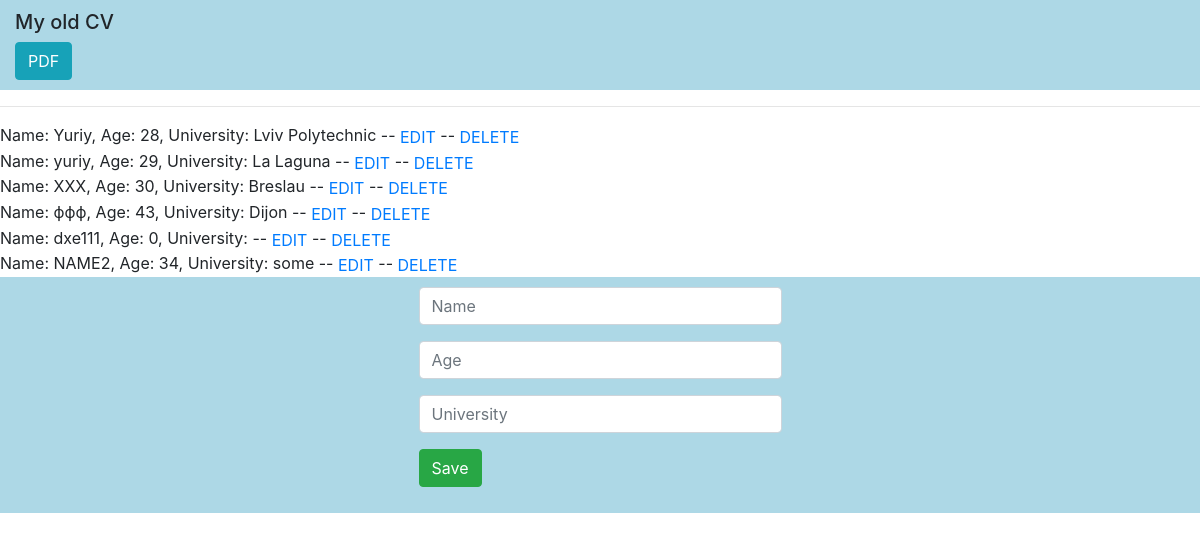
Before: / with the older database file.
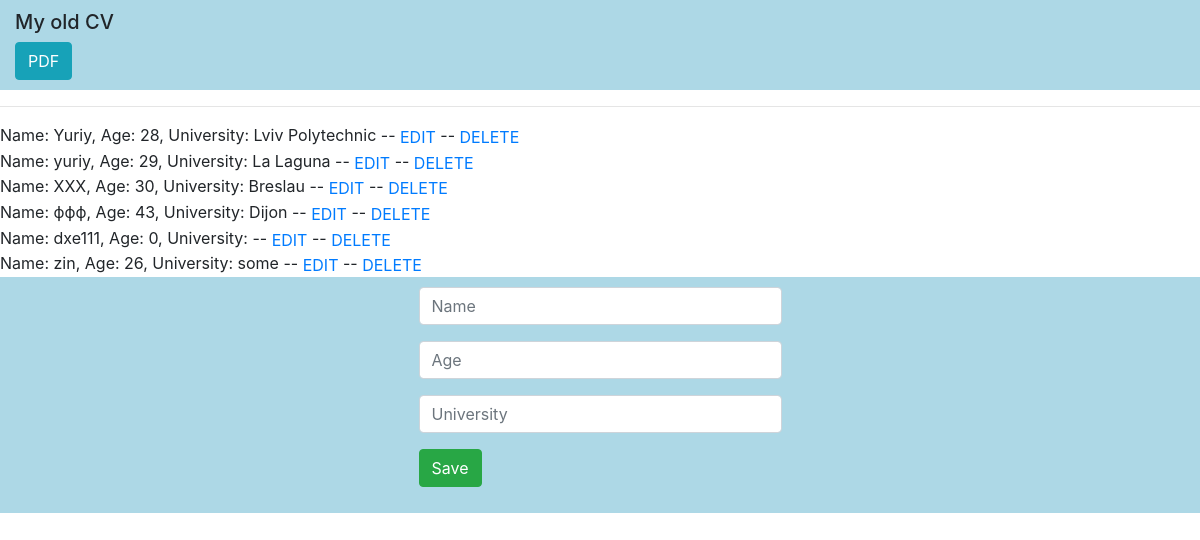
After: the same page with the newer database file.
### tables this page shows
CREATE TABLE IF NOT EXISTS `student` (
  `id` int(11) NOT NULL AUTO_INCREMENT,
  `firstName` tinytext NOT NULL,
  `lastName` tinytext NOT NULL,
  `age` tinyint(4) NOT NULL,
  `university` mediumtext NOT NULL,
  `home` mediumtext NOT NULL,
  PRIMARY KEY (`id`)
);

### func.php (the view, shortened to what this page needs)
<?php
function selectList($link){
      if ($result = $link->query('SELECT id, firstName, age, university FROM student')) {
            while( $row = $result->fetch_assoc() ){
                printf("Name: %s, Age: %s, University: %s -- <a href='?edit=%s'>EDIT</a> -- <a href='?delete=%s'>DELETE</a><br/>", $row['firstName'], $row['age'], $row['university'], $row['id'], $row['id']);
            }
      }
}
?>

### index.php (shortened to what this page needs)
<!doctype html>
<html lang="en">
  <head>
    <link rel="stylesheet" type="text/css" href="css/main.css">
    <link rel="stylesheet" href="https://stackpath.bootstrapcdn.com/bootstrap/4.2.1/css/bootstrap.min.css">
    <?php
        require_once ('conn.php');
        include ('func.php');
    ?>
  </head>
  <body>
    <div class="container-fluid main">
        <h5>My old CV</h5>
        <a><button type="button" class="btn btn-info">PDF</button></a>
    </div>
    <hr/>
    <?php
      selectList($link);
    ?>
    <div class="main row justify-content-center">
      <form action="" method="POST">
        <div class="form-group">
          <input type="text" name="name" placeholder="Name" value="<?=$row['firstName']?>" class="form-control">
        </div>
        <div class="form-group">
          <input type="number" name="age" placeholder="Age" value="<?=$row['age']?>" class="form-control">
        </div>
        <div class="form-group">
          <input type="text" name="university" placeholder="University" value="<?=$row['university']?>" class="form-control">
        </div>
        <div class="form-group">
          <button type="submit" name="submit" class="btn btn-success">Save</button>
        </div>
      </form>
    </div>
  </body>
</html>

### css/main.css (style rules this page uses)
html, body, div, span, applet, object, iframe, h1, h2, h3, h4, h5, h6, p, blockquote, pre, a, abbr, acronym, address, big, cite, code, del, dfn, em, font, img, ins, kbd, q, s, samp, small, strike, strong, sub, sup, tt, var, b, u, i, center, dl, dt, dd, ol, ul, li, fieldset, form, label, legend, table, caption, tbody, tfoot, thead, tr, th, td { margin: 0; padding: 0; border: 0; outline: 0; font-size: 100%; vertical-align: middle; background: transparent; }
.main { background-color: lightblue; padding: 10px; }
form { width:30%; }

Changed rows visible on the page:
removed student: firstName "NAME2", age "34", university "some"
added student: firstName "zin", age "26", university "some"
